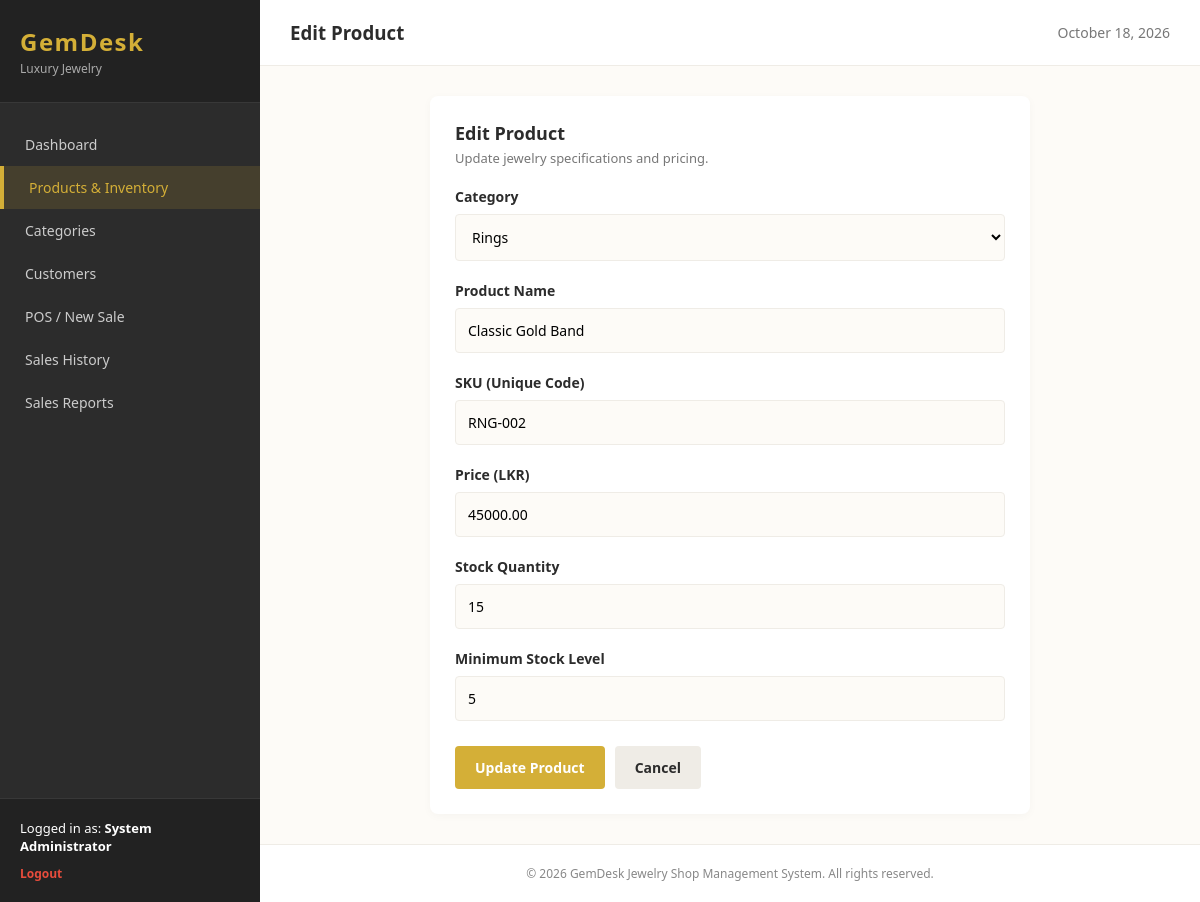
/index.php?controller=product&action=edit&id=2 (signed in), run on the app's committed database.
### tables this page shows
CREATE TABLE IF NOT EXISTS `products` (
  `id` INT AUTO_INCREMENT PRIMARY KEY,
  `category_id` INT NOT NULL,
  `name` VARCHAR(150) NOT NULL,
  `sku` VARCHAR(50) NOT NULL UNIQUE,
  `price` DECIMAL(10, 2) NOT NULL,
  `stock_quantity` INT NOT NULL DEFAULT 0,
  `min_stock_level` INT NOT NULL DEFAULT 5,
  `created_at` TIMESTAMP DEFAULT CURRENT_TIMESTAMP,
  FOREIGN KEY (`category_id`) REFERENCES `categories`(`id`) ON DELETE CASCADE
);

CREATE TABLE IF NOT EXISTS `categories` (
  `id` INT AUTO_INCREMENT PRIMARY KEY,
  `name` VARCHAR(100) NOT NULL,
  `description` TEXT DEFAULT NULL,
  `created_at` TIMESTAMP DEFAULT CURRENT_TIMESTAMP
);

### controllers/ProductController.php (called while the page is built, shortened)
<?php
require_once __DIR__ . '/../models/Product.php';
require_once __DIR__ . '/../models/Category.php';
class ProductController {
    private $productModel;
    private $categoryModel;
    public function __construct() {
        $this->productModel = new Product();
        $this->categoryModel = new Category();
    }
    public function edit() {
        $id = isset($_GET['id']) ? $_GET['id'] : '';
        $product = $this->productModel->getById($id);
        $categories = $this->categoryModel->getAll();
        require_once 'views/layouts/header.php';
        require_once 'views/products/edit.php';
        require_once 'views/layouts/footer.php';
    }
}
?>

### models/Product.php (called while the page is built, shortened)
<?php
require_once __DIR__ . '/../config/database.php';
class Product {
    private $conn;
    private $table = 'products';
    public function __construct() {
        $database = new Database();
        $this->conn = $database->getConnection();
    }
    public function getById($id) {
        $query = "SELECT * FROM " . $this->table . " WHERE id = :id LIMIT 1";
        $stmt = $this->conn->prepare($query);
        $stmt->bindParam(':id', $id);
        $stmt->execute();
        return $stmt->fetch();
    }
}
?>

### config/database.php (called while the page is built, shortened)
<?php
class Database {
    private $host = "localhost";
    private $db_name = "jewelry_shop_db";
    private $username = "root";
    private $password = "";
    public function getConnection() {
        $this->conn = null;
        try {
            $this->conn = new PDO(
                "mysql:host=" . $this->host . ";dbname=" . $this->db_name . ";charset=utf8mb4",
                $this->username,
                $this->password
            );
            $this->conn->setAttribute(PDO::ATTR_ERRMODE, PDO::ERRMODE_EXCEPTION);
            $this->conn->setAttribute(PDO::ATTR_DEFAULT_FETCH_MODE, PDO::FETCH_ASSOC);
        } catch(PDOException $exception) {
            echo "Connection error: " . $exception->getMessage();
        }
        return $this->conn;
    }
}
?>

### models/Category.php (called while the page is built, shortened)
<?php
require_once __DIR__ . '/../config/database.php';
class Category {
    private $conn;
    private $table = 'categories';
    public function __construct() {
        $database = new Database();
        $this->conn = $database->getConnection();
    }
    public function getAll() {
        $query = "SELECT c.*, (SELECT COUNT(*) FROM products p WHERE p.category_id = c.id) as product_count FROM " . $this->table . " c ORDER BY c.name ASC";
        $stmt = $this->conn->prepare($query);
        $stmt->execute();
        return $stmt->fetchAll();
    }
}
?>

### views/products/edit.php (the view, shortened to what this page needs)
<div class="section-card" style="max-width: 600px; margin: 0 auto;">
    <h3>Edit Product</h3>
    <p class="section-desc">Update jewelry specifications and pricing.</p>
    <form action="index.php?controller=product&action=edit&id=<?php echo $product['id']; ?>" method="POST" style="margin-top: 20px;">
        <div class="form-group">
            <label>Category</label>
            <select name="category_id" class="form-control" required>
                <?php foreach($categories as $cat): ?>
                    <option value="<?php echo $cat['id']; ?>" <?php echo ($product['category_id'] == $cat['id']) ? 'selected' : ''; ?>><?php echo htmlspecialchars($cat['name']); ?></option>
                <?php endforeach; ?>
            </select>
        </div>
        <div class="form-group">
            <label>Product Name</label>
            <input type="text" name="name" class="form-control" required value="<?php echo htmlspecialchars($product['name']); ?>">
        </div>
        <div class="form-group">
            <label>SKU (Unique Code)</label>
            <input type="text" name="sku" class="form-control" required value="<?php echo htmlspecialchars($product['sku']); ?>">
        </div>
        <div class="form-group">
            <label>Price (LKR)</label>
            <input type="number" step="0.01" name="price" class="form-control" required value="<?php echo $product['price']; ?>">
        </div>
        <div class="form-group">
            <label>Stock Quantity</label>
            <input type="number" name="stock_quantity" class="form-control" required value="<?php echo $product['stock_quantity']; ?>">
        </div>
        <div class="form-group">
            <label>Minimum Stock Level</label>
            <input type="number" name="min_stock_level" class="form-control" required value="<?php echo $product['min_stock_level']; ?>">
        </div>
        <div style="display: flex; gap: 10px; margin-top: 25px;">
            <button type="submit" class="btn btn-primary">Update Product</button>
            <a href="index.php?controller=product&action=index" class="btn" style="background:var(--gray-light); color:var(--charcoal); text-decoration:none;">Cancel</a>
        </div>
    </form>
</div>

### assets/css/style.css (style rules this page uses)
:root { --bg-cream: #FDFBF7; --card-ivory: #FFFFFF; --gold: #D4AF37; --gold-dark: #AA8C2C; --charcoal: #2C2C2C; --gray-light: #EFECE6; --danger: #A94442; --success: #3C763D; }
* { box-sizing: border-box; margin: 0; padding: 0; font-family: 'Segoe UI', Tahoma, Geneva, Verdana, sans-serif; }
body { background-color: var(--bg-cream); color: var(--charcoal); }
.form-group { margin-bottom: 20px; }
.form-group label { display: block; margin-bottom: 8px; font-size: 14px; font-weight: 600; }
.form-control { width: 100%; padding: 12px; border: 1px solid var(--gray-light); border-radius: 4px; background-color: var(--bg-cream); font-size: 14px; }
.btn { display: inline-block; padding: 12px 20px; border: none; border-radius: 4px; cursor: pointer; font-size: 14px; font-weight: 600; text-align: center; transition: background 0.2s; }
.btn-primary { background-color: var(--gold); color: white; }
.section-card { background: var(--card-ivory); padding: 25px; border-radius: 8px; box-shadow: 0 2px 10px rgba(0,0,0,0.03); }
.section-card h3 { font-size: 18px; color: var(--charcoal); }
.section-desc { font-size: 13px; color: #777; margin-top: 4px; }

### data on the page
products: category_id "Rings", name "Classic Gold Band", sku "RNG-002", price "45000.00", stock_quantity "15", min_stock_level "5"

### other printed values
$_SESSION['full_name'] "System Administrator"
$pageTitle "Edit Product"
